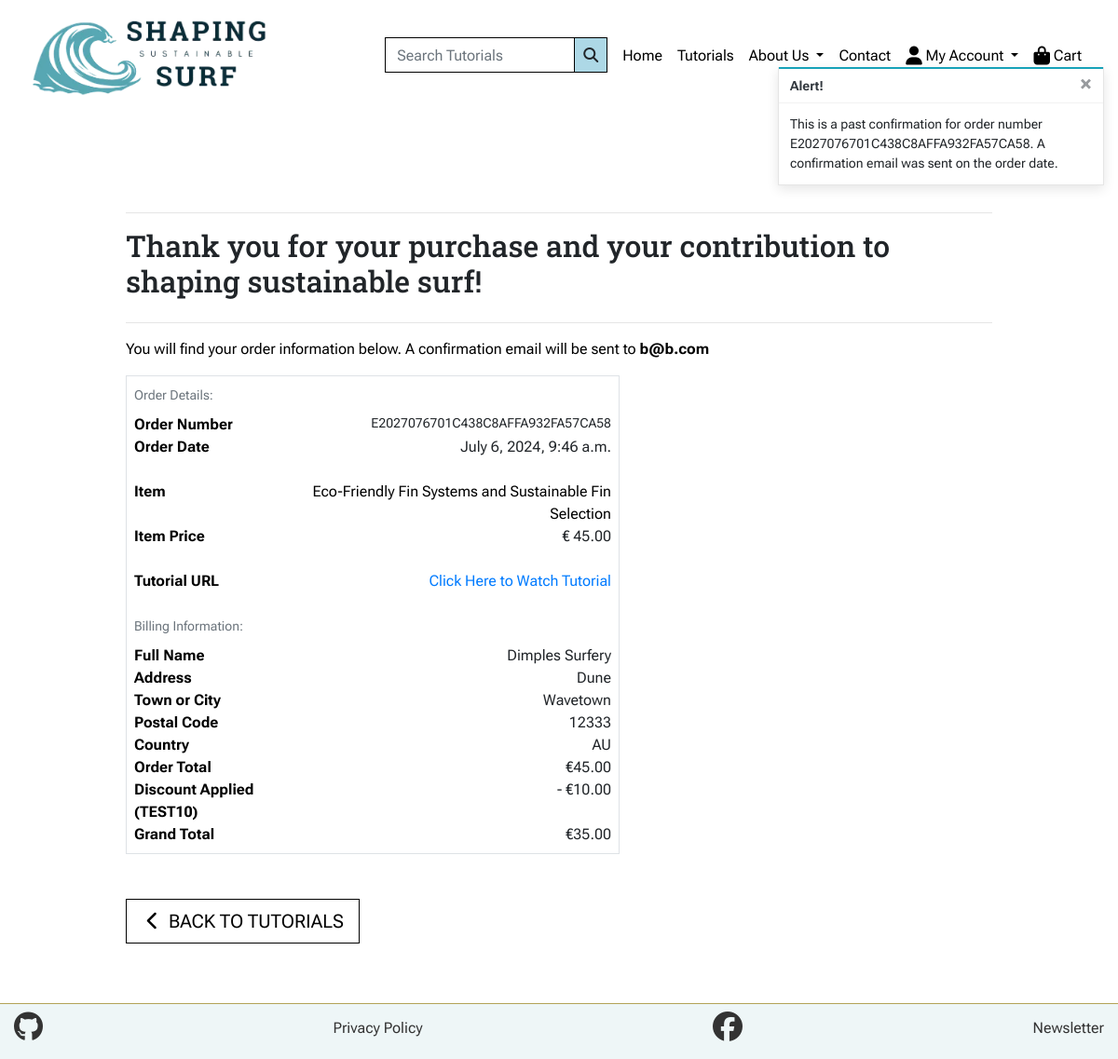
Screenshot of /profile/order_history/E2027076701C438C8AFFA932FA57CA58 (signed in) with the database file from the repository.
### checkout/models.py (models this page shows, shortened)
class Order(models.Model):
    order_number = models.CharField(max_length=32, null=False, editable=False)
    date = models.DateTimeField(auto_now_add=True)
    order_total = models.DecimalField(
        max_digits=10, decimal_places=2, null=False, default=0
    )
    discount_code = models.ForeignKey(
        DiscountCode, on_delete=models.SET_NULL, null=True, blank=True
    )
    grand_total = models.DecimalField(
        max_digits=10, decimal_places=2, null=False, default=0
    )
    original_cart = models.TextField(null=False, blank=False, default="")
    stripe_pid = models.CharField(
        max_length=254, null=False, blank=False, default=""
    )
    user_profile = models.ForeignKey(
        UserProfile, on_delete=models.SET_NULL,
        null=True, blank=True, related_name="orders"
    )
    full_name = models.CharField(max_length=50, null=False, blank=False)
    email = models.EmailField(max_length=254, null=False, blank=False)
    phone_number = models.CharField(max_length=20, null=True, blank=True)
    street_address1 = models.CharField(max_length=80, null=False, blank=False)
    street_address2 = models.CharField(max_length=80, null=True, blank=True)
    postcode = models.CharField(max_length=20, null=True, blank=True)
    town_or_city = models.CharField(max_length=40, null=False, blank=False)
    county = models.CharField(max_length=80, null=True, blank=True)
    country = CountryField(blank_label="Country *", null=False, blank=False)

class OrderItem(models.Model):
    order = models.ForeignKey(
        Order, related_name="items", on_delete=models.CASCADE
    )
    product = models.ForeignKey(Product, on_delete=models.SET_NULL, null=True)
    product_name = models.CharField(max_length=255)
    product_price = models.DecimalField(max_digits=6, decimal_places=2)

### products/models.py (models this page shows, shortened)
class Product(models.Model):
    STATUS = [
        ("Draft", "Draft"),
        ("Publish", "Publish"),
    ]
    name = models.CharField(max_length=254)
    category = models.ForeignKey(
        Category, on_delete=models.SET_NULL, null=True, blank=False
    )
    subcategory = models.ForeignKey(
        Subcategory, on_delete=models.SET_NULL, null=True, blank=False
    )
    price = models.DecimalField(
        max_digits=6, null=True, blank=False, decimal_places=2
    )
    description = models.TextField(max_length=3000, null=True, blank=False)
    image = ResizedImageField(
        size=[400, None],
        upload_to="sss_products/",
        null=True,
        blank=True,
        quality=75,
        force_format="webp",
    )
    video_url = models.URLField(max_length=254, null=True, blank=True)
    status = models.CharField(max_length=20, choices=STATUS, default="Draft")

### cart/models.py (models this page shows, shortened)
class DiscountCode(models.Model):
    class Meta:
        verbose_name = "Discount Codes"
        verbose_name_plural = "Discount Codes"
    ACTIVE_CHOICES = [
        ("Yes", "Yes"),
        ("No", "No"),
    ]
    code = models.CharField(max_length=20)
    amount = models.DecimalField(max_digits=5, decimal_places=2)
    active = models.CharField(
        max_length=3, choices=ACTIVE_CHOICES, default="Yes"
    )

### profiles/views.py (the view)
@login_required
def order_history(request, order_number):
    order = get_object_or_404(Order, order_number=order_number)
    if order.user_profile.user != request.user:
        raise PermissionDenied
    messages.info(request, (
        f"This is a past confirmation for order number {order_number}. "
        "A confirmation email was sent on the order date."
    ))
    template = "checkout/checkout_success.html"
    context = {
        "order": order,
        "from_profile": True,
    }
    return render(request, template, context)

### cart/contexts.py (called while the page is built, shortened)
def cart_contents(request):
    cart_items = []
    total = 0
    product_count = 0
    cart = request.session.get("cart", {})
    discount_code = request.session.get("discount_code")
    discount = None
    discount_amount = 0
    grand_total = total
    context = {
        "cart_items": cart_items,
        "total": total,
        "product_count": product_count,
        "discount": discount,
        "discount_amount": discount_amount,
        "grand_total": grand_total,
    }
    return context

### checkout/templates/checkout/checkout_success.html (shortened to what this page needs)
{% extends "base.html" %}
{% load static %}
{% block extra_css %}
<link rel="stylesheet" href="{% static 'checkout/css/checkout.css' %}">
{% endblock %}
{% block page_header %}
<div class="container header-container">
</div>
{% endblock %}
{% block content %}
<div class="container mb-2">
    <div class="row">
        <div class="col">
            <hr>
            <h2 class="logo-font mb-4">Thank you for your purchase and your contribution to shaping sustainable surf!
            </h2>
            <hr>
            <p class="text-black">You will find your order information below. A confirmation email will be sent to
                <strong>{{ order.email }}</strong>
            </p>
        </div>
    </div>
    <div class="row">
        <div class="col-12 col-lg-7 mb-5">
            <div class="order-confirmation-wrapper p-2 border">
                <div class="row">
                    <div class="col mb-2">
                        <small class="text-muted">Order Details:</small>
                    </div>
                </div>
                <div class="row">
                    <div class="col-12 col-md-4">
                        <p class="mb-0 text-black font-weight-bold">Order Number</p>
                    </div>
                    <div class="col-12 col-md-8 text-md-right">
                        <p class="small mb-0">{{ order.order_number }}</p>
                    </div>
                </div>
                <div class="row">
                    <div class="col-12 col-md-4">
                        <p class="mb-0 text-black font-weight-bold">Order Date</p>
                    </div>
                    <div class="col-12 col-md-8 text-md-right">
                        <p class="mb-0">{{ order.date }}</p>
                    </div>
                </div>
                {% for item in order.items.all %}
                <div class="row mt-4">
                    <div class="col-12 col-md-4">
                        <p class="mb-0 text-black font-weight-bold">Item</p>
                    </div>
                    <div class="col-12 col-md-8 text-md-right">
                        <p class="mb-0 text-black">
                            {{ item.product.name }}
                        </p>
                    </div>
                </div>
                <div class="row">
                    <div class="col-12 col-md-4">
                        <p class="mb-0 text-black font-weight-bold">Item Price</p>
                    </div>
                    <div class="col-12 col-md-8 text-md-right">
                        <p class="mb-0">€ {{ item.product.price }}</p>
                    </div>
                </div>
                {% if item.product and item.product.video_url %}
                <div class="row mb-4 mt-4">
                    <div class="col-12 col-md-4">
                        <p class="mb-0 text-black font-weight-bold">Tutorial URL</p>
                    </div>
                    <div class="col-12 col-md-8 text-md-right">
                        <a href="{{ item.product.video_url }}" target="_blank" rel="noopener noreferrer"
                            aria-label="Opens in a new window">Click Here to Watch Tutorial</a>
                    </div>
                </div>
                {% endif %}
                {% endfor %}
                <div class="row">
                    <div class="col mb-2">
                        <small class="text-muted">Billing Information:</small>
                    </div>
                </div>
                <div class="row">
                    <div class="col-12 col-md-4">
                        <p class="mb-0 text-black font-weight-bold">Full Name</p>
                    </div>
                    <div class="col-12 col-md-8 text-md-right">
                        <p class="mb-0">{{ order.full_name }}</p>
                    </div>
                </div>
                <div class="row">
                    <div class="col-12 col-md-4">
                        <p class="mb-0 text-black font-weight-bold">Address</p>
                    </div>
                    <div class="col-12 col-md-8 text-md-right">
                        <p class="mb-0">{{ order.street_address1 }}</p>
                    </div>
                </div>
                <div class="row">
                    <div class="col-12 col-md-4">
                        <p class="mb-0 text-black font-weight-bold">Town or City</p>
                    </div>
                    <div class="col-12 col-md-8 text-md-right">
                        <p class="mb-0">{{ order.town_or_city }}</p>
                    </div>
                </div>
                {% if order.postcode %}
                <div class="row">
                    <div class="col-12 col-md-4">
                        <p class="mb-0 text-black font-weight-bold">Postal Code</p>
                    </div>
                    <div class="col-12 col-md-8 text-md-right">
                        <p class="mb-0">{{ order.postcode }}</p>
                    </div>
                </div>
                {% endif %}
                <div class="row">
                    <div class="col-12 col-md-4">
                        <p class="mb-0 text-black font-weight-bold">Country</p>
                    </div>
                    <div class="col-12 col-md-8 text-md-right">
                        <p class="mb-0">{{ order.country }}</p>
                    </div>
                </div>
                <div class="row">
                    <div class="col-12 col-md-4">
                        <p class="mb-0 text-black font-weight-bold">Order Total</p>
                    </div>
                    <div class="col-12 col-md-8 text-md-right">
                        <p class="mb-0">€{{ order.order_total }}</p>
                    </div>
                </div>
                {% if order.discount_code %}
                <div class="row">
                    <div class="col-12 col-md-4">
                        <p class="mb-0 text-black font-weight-bold">Discount Applied ({{ order.discount_code.code }})
                        </p>
                    </div>
                    <div class="col-12 col-md-8 text-md-right">
                        <p class="mb-0">- €{{ order.discount_code.amount }}</p>
                    </div>
                </div>
                {% endif %}
                <div class="row">
                    <div class="col-12 col-md-4">
                        <p class="mb-0 text-black font-weight-bold">Grand Total</p>
                    </div>
                    <div class="col-12 col-md-8 text-md-right">
                        <p class="mb-0">€{{ order.grand_total }}</p>
                    </div>
                </div>
            </div>
        </div>
    </div>
    <div class="row">
        <div class="col-12 col-lg-6 mb-5">
            <a href="{% url 'tutorials_list' %}" class="btn btn-outline-black rounded-0 btn-lg mb-2">
                <span class="icon">
                    <i class="fas fa-chevron-left"></i>
                </span>
                <span class="text-uppercase">Back to Tutorials</span>
            </a>
        </div>
    </div>
</div>
{% endblock %}

### static/css/base.css (style rules this page uses)
:root { --blue: #57a7b3; --green: #3d757d; --pink: #b35794; --aubergine: #7D3D67; --yellow: #b3a357; --font-color: #333333; --background-color: #eef6f7; --blue-box-shadow: 1px -1px 7px 0 rgba(87, 167, 179, 0.70); --yellow-box-shadow: 1px -1px 7px 0 #b3a357; --black-box-shadow: 1px -1px 7px 0 #4E4A47; }
* { margin: 0; padding: 0; box-sizing: border-box; font-family: "Roboto Flex", sans-serif; }
html, body { height: 100%; }
body { display: flex; flex-direction: column; min-height: 100vh; }
h1, h2, h3, h4, h5, h6 { font-family: "Roboto Slab", sans-serif; }
.icon { align-items: center; display: inline-flex; justify-content: center; height: 1.5rem; width: 1.5rem; }
.btn-outline-black { background: white; color: black !important; border: 1px solid black; }
.text-black { color: #000 !important; }
.header-container { padding-top: 164px; }
@media (min-width: 1200px) { .container { max-width: 80%; } }

### rows the page displays
Order: email "b@b.com", order_number "E2027076701C438C8AFFA932FA57CA58", date "July 6, 2024, 9:46 a.m.", full_name "Dimples Surfery", street_address1 "Dune", town_or_city "Wavetown", postcode "12333", country "AU", order_total "45.00", discount_code.code "TEST10", discount_code.amount "10.00", grand_total "35.00"
OrderItem: product.name "Eco-Friendly Fin Systems and Sustainable Fin Selection", product.price "45.00"

### other values shown
{{ message }} "This is a past confirmation for order number E2027076701C438C8AFFA932FA57CA58. A confirmation email was sent on the order date."
